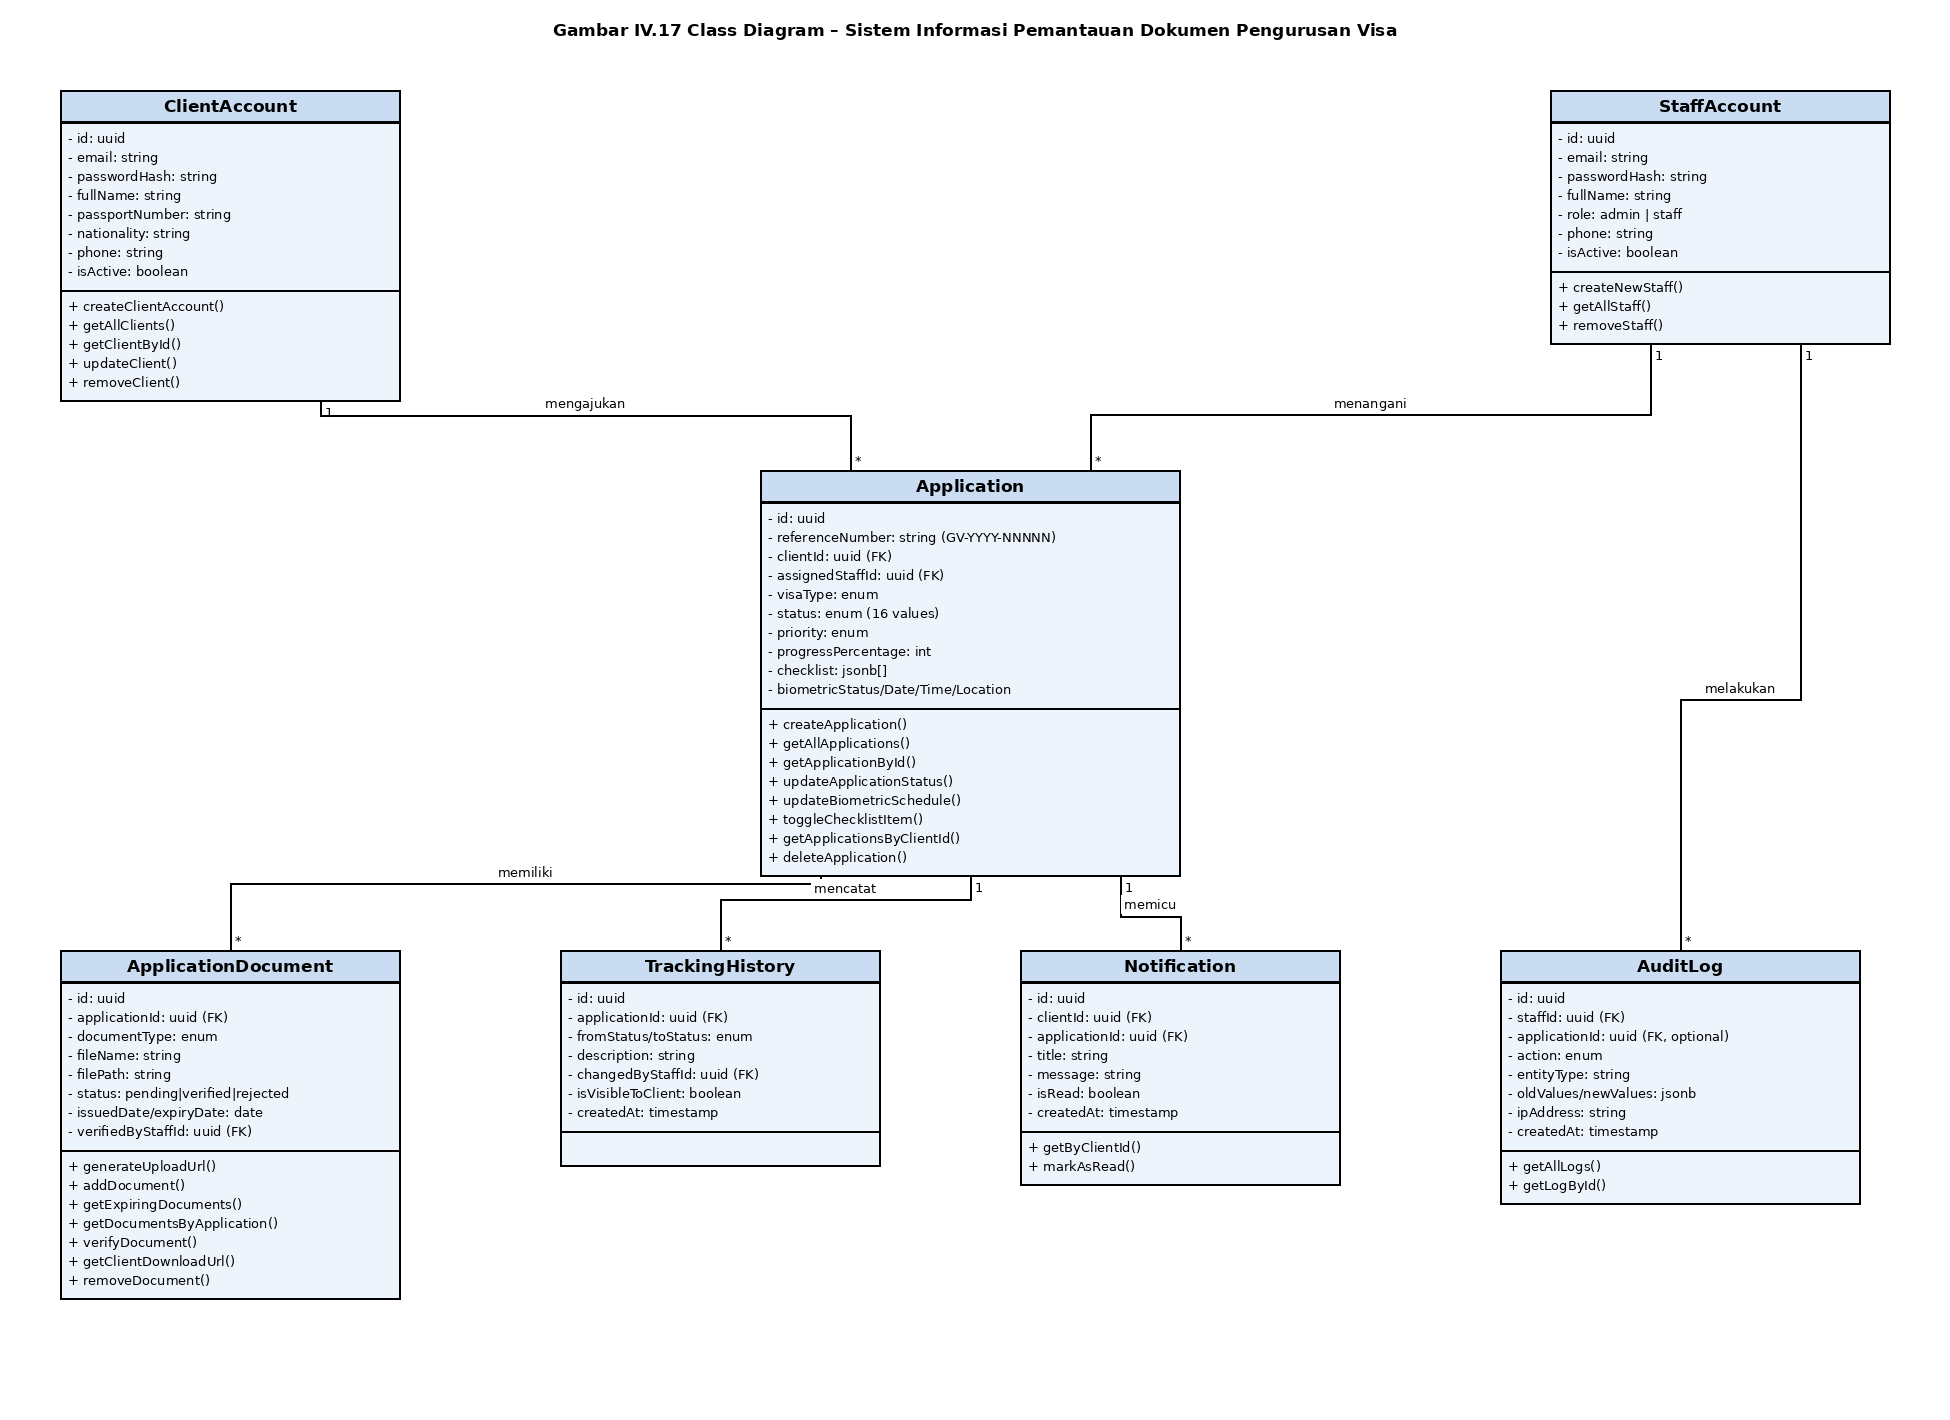

Source code (Python):
from PIL import Image, ImageDraw, ImageFont

FONT_DIR = "/usr/share/fonts/truetype/dejavu/"
f_title = ImageFont.truetype(FONT_DIR + "DejaVuSans-Bold.ttf", 17)
f_body = ImageFont.truetype(FONT_DIR + "DejaVuSans.ttf", 13)
f_rel = ImageFont.truetype(FONT_DIR + "DejaVuSans.ttf", 13)

W, H = 1950, 1420
img = Image.new("RGB", (W, H), "white")
d = ImageDraw.Draw(img)

def text_w(draw, text, font):
    bbox = draw.textbbox((0, 0), text, font=font)
    return bbox[2] - bbox[0]

def draw_class(draw, x, y, name, attrs, methods, w=340):
    pad = 8
    line_h = 19
    title_h = 32
    attrs_h = pad * 2 + line_h * max(len(attrs), 1)
    methods_h = pad * 2 + line_h * max(len(methods), 1)
    total_h = title_h + attrs_h + methods_h

    draw.rectangle([x, y, x + w, y + total_h], outline="black", width=2, fill="#eef4fb")
    draw.rectangle([x, y, x + w, y + title_h], outline="black", width=2, fill="#c9dcf2")
    tw = text_w(draw, name, f_title)
    draw.text((x + (w - tw) / 2, y + 6), name, font=f_title, fill="black")

    y2 = y + title_h
    draw.line([x, y2, x + w, y2], fill="black", width=2)
    ay = y2 + pad
    for a in attrs:
        draw.text((x + pad, ay), "- " + a, font=f_body, fill="black")
        ay += line_h

    y3 = y2 + attrs_h
    draw.line([x, y3, x + w, y3], fill="black", width=2)
    my = y3 + pad
    for m in methods:
        draw.text((x + pad, my), "+ " + m, font=f_body, fill="black")
        my += line_h

    return (x, y, x + w, y + total_h)

def label_box(draw, cx, cy, text, font=f_rel, pad=3):
    tw = text_w(draw, text, font)
    draw.rectangle([cx - tw / 2 - pad, cy - 9, cx + tw / 2 + pad, cy + 9], fill="white")
    draw.text((cx - tw / 2, cy - 8), text, font=font, fill="black")

def channel(draw, fx, fy, tx, ty, mid_y, label, m_from, m_to):
    draw.line([(fx, fy), (fx, mid_y)], fill="black", width=2)
    draw.line([(fx, mid_y), (tx, mid_y)], fill="black", width=2)
    draw.line([(tx, mid_y), (tx, ty)], fill="black", width=2)
    draw.text((fx + 5, fy + 3), m_from, font=f_rel, fill="black")
    draw.text((tx + 5, ty - 18), m_to, font=f_rel, fill="black")
    lx = (fx + tx) / 2 if fx != tx else fx
    label_box(draw, lx, mid_y - 12, label)

# Title
title = "Gambar IV.17 Class Diagram – Sistem Informasi Pemantauan Dokumen Pengurusan Visa"
tw = text_w(d, title, f_title)
d.text(((W - tw) / 2, 20), title, font=f_title, fill="black")

client_box = draw_class(d, 60, 90,
    "ClientAccount",
    ["id: uuid", "email: string", "passwordHash: string", "fullName: string",
     "passportNumber: string", "nationality: string", "phone: string", "isActive: boolean"],
    ["createClientAccount()", "getAllClients()", "getClientById()", "updateClient()", "removeClient()"])

staff_box = draw_class(d, 1550, 90,
    "StaffAccount",
    ["id: uuid", "email: string", "passwordHash: string", "fullName: string",
     "role: admin | staff", "phone: string", "isActive: boolean"],
    ["createNewStaff()", "getAllStaff()", "removeStaff()"])

app_box = draw_class(d, 760, 470,
    "Application",
    ["id: uuid", "referenceNumber: string (GV-YYYY-NNNNN)", "clientId: uuid (FK)",
     "assignedStaffId: uuid (FK)", "visaType: enum", "status: enum (16 values)",
     "priority: enum", "progressPercentage: int", "checklist: jsonb[]",
     "biometricStatus/Date/Time/Location"],
    ["createApplication()", "getAllApplications()", "getApplicationById()",
     "updateApplicationStatus()", "updateBiometricSchedule()",
     "toggleChecklistItem()", "getApplicationsByClientId()", "deleteApplication()"],
    w=420)

doc_box = draw_class(d, 60, 950,
    "ApplicationDocument",
    ["id: uuid", "applicationId: uuid (FK)", "documentType: enum",
     "fileName: string", "filePath: string", "status: pending|verified|rejected",
     "issuedDate/expiryDate: date", "verifiedByStaffId: uuid (FK)"],
    ["generateUploadUrl()", "addDocument()", "getExpiringDocuments()",
     "getDocumentsByApplication()", "verifyDocument()",
     "getClientDownloadUrl()", "removeDocument()"])

track_box = draw_class(d, 560, 950,
    "TrackingHistory",
    ["id: uuid", "applicationId: uuid (FK)", "fromStatus/toStatus: enum",
     "description: string", "changedByStaffId: uuid (FK)",
     "isVisibleToClient: boolean", "createdAt: timestamp"],
    [],
    w=320)

notif_box = draw_class(d, 1020, 950,
    "Notification",
    ["id: uuid", "clientId: uuid (FK)", "applicationId: uuid (FK)",
     "title: string", "message: string", "isRead: boolean", "createdAt: timestamp"],
    ["getByClientId()", "markAsRead()"],
    w=320)

audit_box = draw_class(d, 1500, 950,
    "AuditLog",
    ["id: uuid", "staffId: uuid (FK)", "applicationId: uuid (FK, optional)",
     "action: enum", "entityType: string", "oldValues/newValues: jsonb",
     "ipAddress: string", "createdAt: timestamp"],
    ["getAllLogs()", "getLogById()"],
    w=360)

def bottom_x(box, off):
    return box[0] + off

def top_x(box, off):
    return box[0] + off

# redo the six relationships with clean fixed offsets
channel(d, bottom_x(client_box, 260), client_box[3], top_x(app_box, 90), app_box[1], 415, "mengajukan", "1", "*")
channel(d, bottom_x(staff_box, 100), staff_box[3], top_x(app_box, 330), app_box[1], 415, "menangani", "1", "*")
channel(d, bottom_x(app_box, 60), app_box[3], top_x(doc_box, 170), doc_box[1], 884, "memiliki", "1", "*")
channel(d, bottom_x(app_box, 210), app_box[3], top_x(track_box, 160), track_box[1], 900, "mencatat", "1", "*")
channel(d, bottom_x(app_box, 360), app_box[3], top_x(notif_box, 160), notif_box[1], 916, "memicu", "1", "*")
channel(d, bottom_x(staff_box, 250), staff_box[3], top_x(audit_box, 180), audit_box[1], 700, "melakukan", "1", "*")

out_path = "/tmp/claude-1000/-home-miqbalzayyn-projects-gudang-visa/9de53541-bc54-4eb2-a3bc-536da4f33507/scratchpad/diagrams/class_diagram.png"
img.save(out_path)
print("saved", out_path, "size", img.size)
